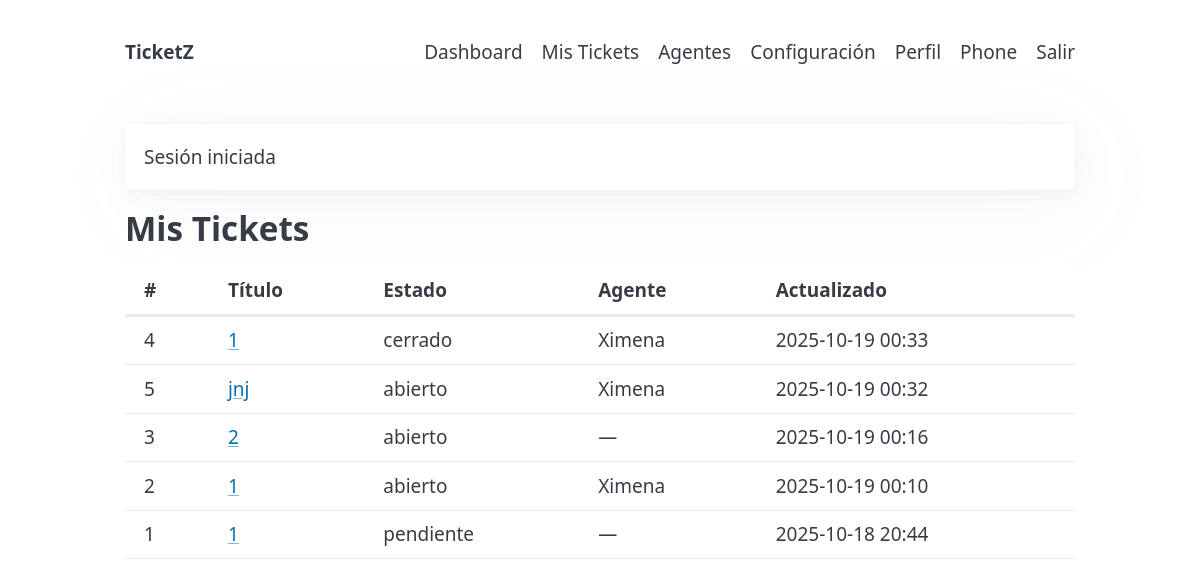
The page /?page=tickets (signed in) on the database its author committed.
### tables this page shows
CREATE TABLE tickets(
        id INTEGER PRIMARY KEY AUTOINCREMENT,
        user_id INTEGER NOT NULL REFERENCES users(id) ON DELETE CASCADE,
        agent_id INTEGER REFERENCES users(id),
        title TEXT NOT NULL,
        category TEXT NOT NULL,
        priority TEXT NOT NULL,
        status TEXT NOT NULL DEFAULT "abierto",
        description TEXT,
        created_at INTEGER NOT NULL,
        updated_at INTEGER NOT NULL
    );

### app/auth.php (called while the page is built, shortened)
<?php
function current_user(): ?array { return $_SESSION['user'] ?? null; }

### app/bootstrap.php (called while the page is built, shortened)
<?php
require_once __DIR__ . '/util.php';
require_once __DIR__ . '/db.php';
require_once __DIR__ . '/auth.php';
require_once __DIR__ . '/models.php';
$user = current_user();
?>

### app/models.php (called while the page is built, shortened)
<?php
function list_my_tickets(int $uid, ?string $state=null): array {
    $sql='SELECT t.*, u.name AS user_name, a.name AS agent_name FROM tickets t
          JOIN users u ON u.id=t.user_id
          LEFT JOIN users a ON a.id=t.agent_id';
    $where=' WHERE t.user_id=?'; $params=[ $uid ];
    $sql.=$where.' ORDER BY t.updated_at DESC';
    $st=db()->prepare($sql); $st->execute($params);
    return $st->fetchAll(PDO::FETCH_ASSOC);
}

### app/db.php (called while the page is built, shortened)
<?php
function db(): PDO {
    static $pdo = null;
    if ($pdo) return $pdo;
    $dsn = 'sqlite:' . DB_FILE;
    try {
        $pdo = new PDO($dsn);
        $pdo->setAttribute(PDO::ATTR_ERRMODE, PDO::ERRMODE_EXCEPTION);
        $pdo->exec('PRAGMA foreign_keys = ON');
        return $pdo;
    } catch (PDOException $e) {
        http_response_code(500);
        $msg = "No se pudo abrir la base de datos SQLite en: " . DB_FILE . "\\nError: " . $e->getMessage();
        echo nl2br(htmlspecialchars($msg, ENT_QUOTES | ENT_SUBSTITUTE, 'UTF-8'));
        exit;
    }
}

### public/index.php (the view, shortened to what this page needs)
<?php
require_once __DIR__ . '/../app/bootstrap.php';
$page   = $_GET['page'] ?? 'home';
if ($page === 'tickets') {
    $state = $_GET['f'] ?? 'todos';
    $list = list_my_tickets((int)$user['id'], $state);
    echo '<div class="narrow"><h2>Mis Tickets</h2>';
    if (!$list) echo '<p>No hay resultados.</p>';
    else {
        echo '<div class="table-scroll"><table><thead><tr><th>#</th><th>Título</th><th>Estado</th><th>Agente</th><th>Actualizado</th></tr></thead><tbody>';
        foreach ($list as $t) {
            echo '<tr><td>'.(int)$t['id'].'</td><td><a href="?page=ticket&id='.(int)$t['id'].'">'.e($t['title']).'</a></td><td>'.e($t['status']).'</td><td>'.e($t['agent_name']??'—').'</td><td>'.date('Y-m-d H:i',(int)$t['updated_at']).'</td></tr>';
        }
        echo '</tbody></table></div>';
    }
    echo '</div>';
    render_footer(); exit;
}

### public/assets/style.css (style rules this page uses)
:root { --brand: #7c4b2b; --brand-2: #f4e6d6; --brand-3: #f7f2ea; }
html, body { overflow: auto !important; }

### rows shown on the page
tickets: id "4", title "1", status "cerrado", agent_name "Ximena", updated_at "2025-10-19 00:33"
tickets: id "5", title "jnj", status "abierto", agent_name "Ximena", updated_at "2025-10-19 00:32"
tickets: id "3", title "2", status "abierto", agent_name "—", updated_at "2025-10-19 00:16"
tickets: id "2", title "1", status "abierto", agent_name "Ximena", updated_at "2025-10-19 00:10"
tickets: id "1", title "1", status "pendiente", agent_name "—", updated_at "2025-10-18 20:44"

### other values the page prints
$m "Sesión iniciada"
